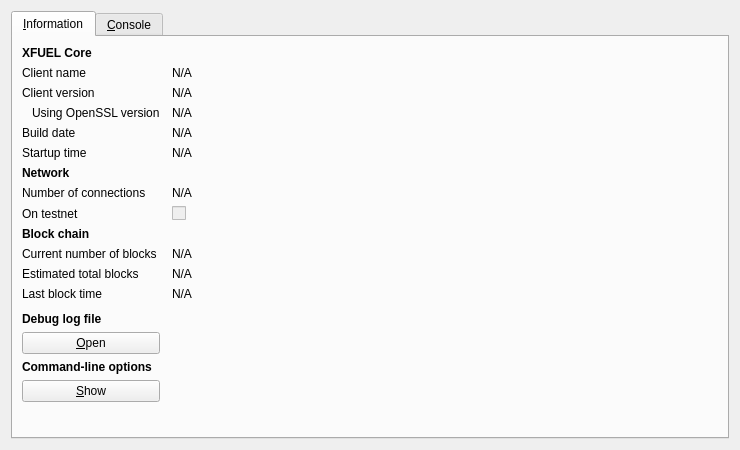
<?xml version="1.0" encoding="UTF-8"?>
<ui version="4.0">
 <class>RPCConsole</class>
 <widget class="QDialog" name="RPCConsole">
  <property name="geometry">
   <rect>
    <x>0</x>
    <y>0</y>
    <width>740</width>
    <height>450</height>
   </rect>
  </property>
  <property name="windowTitle">
   <string>XFUEL - Debug window</string>
  </property>
  <layout class="QVBoxLayout" name="verticalLayout_2">
   <item>
    <widget class="QTabWidget" name="tabWidget">
     <property name="currentIndex">
      <number>0</number>
     </property>
     <widget class="QWidget" name="tab_info">
      <attribute name="title">
       <string>&amp;Information</string>
      </attribute>
      <layout class="QGridLayout" name="gridLayout" columnstretch="0,1">
       <property name="horizontalSpacing">
        <number>12</number>
       </property>
       <item row="0" column="0">
        <widget class="QLabel" name="label_9">
         <property name="font">
          <font>
           <weight>75</weight>
           <bold>true</bold>
          </font>
         </property>
         <property name="text">
          <string>XFUEL Core</string>
         </property>
        </widget>
       </item>
       <item row="1" column="0">
        <widget class="QLabel" name="label_5">
         <property name="text">
          <string>Client name</string>
         </property>
        </widget>
       </item>
       <item row="1" column="1">
        <widget class="QLabel" name="clientName">
         <property name="cursor">
          <cursorShape>IBeamCursor</cursorShape>
         </property>
         <property name="text">
          <string>N/A</string>
         </property>
         <property name="textFormat">
          <enum>Qt::PlainText</enum>
         </property>
         <property name="textInteractionFlags">
          <set>Qt::LinksAccessibleByMouse|Qt::TextSelectableByKeyboard|Qt::TextSelectableByMouse</set>
         </property>
        </widget>
       </item>
       <item row="2" column="0">
        <widget class="QLabel" name="label_6">
         <property name="text">
          <string>Client version</string>
         </property>
        </widget>
       </item>
       <item row="2" column="1">
        <widget class="QLabel" name="clientVersion">
         <property name="cursor">
          <cursorShape>IBeamCursor</cursorShape>
         </property>
         <property name="text">
          <string>N/A</string>
         </property>
         <property name="textFormat">
          <enum>Qt::PlainText</enum>
         </property>
         <property name="textInteractionFlags">
          <set>Qt::LinksAccessibleByMouse|Qt::TextSelectableByKeyboard|Qt::TextSelectableByMouse</set>
         </property>
        </widget>
       </item>
       <item row="3" column="0">
        <widget class="QLabel" name="label_14">
         <property name="text">
          <string>Using OpenSSL version</string>
         </property>
         <property name="indent">
          <number>10</number>
         </property>
        </widget>
       </item>
       <item row="3" column="1">
        <widget class="QLabel" name="openSSLVersion">
         <property name="cursor">
          <cursorShape>IBeamCursor</cursorShape>
         </property>
         <property name="text">
          <string>N/A</string>
         </property>
         <property name="textFormat">
          <enum>Qt::PlainText</enum>
         </property>
         <property name="textInteractionFlags">
          <set>Qt::LinksAccessibleByMouse|Qt::TextSelectableByKeyboard|Qt::TextSelectableByMouse</set>
         </property>
        </widget>
       </item>
       <item row="4" column="0">
        <widget class="QLabel" name="label_12">
         <property name="text">
          <string>Build date</string>
         </property>
        </widget>
       </item>
       <item row="4" column="1">
        <widget class="QLabel" name="buildDate">
         <property name="cursor">
          <cursorShape>IBeamCursor</cursorShape>
         </property>
         <property name="text">
          <string>N/A</string>
         </property>
         <property name="textFormat">
          <enum>Qt::PlainText</enum>
         </property>
         <property name="textInteractionFlags">
          <set>Qt::LinksAccessibleByMouse|Qt::TextSelectableByKeyboard|Qt::TextSelectableByMouse</set>
         </property>
        </widget>
       </item>
       <item row="5" column="0">
        <widget class="QLabel" name="label_13">
         <property name="text">
          <string>Startup time</string>
         </property>
        </widget>
       </item>
       <item row="5" column="1">
        <widget class="QLabel" name="startupTime">
         <property name="cursor">
          <cursorShape>IBeamCursor</cursorShape>
         </property>
         <property name="text">
          <string>N/A</string>
         </property>
         <property name="textFormat">
          <enum>Qt::PlainText</enum>
         </property>
         <property name="textInteractionFlags">
          <set>Qt::LinksAccessibleByMouse|Qt::TextSelectableByKeyboard|Qt::TextSelectableByMouse</set>
         </property>
        </widget>
       </item>
       <item row="6" column="0">
        <widget class="QLabel" name="label_11">
         <property name="font">
          <font>
           <weight>75</weight>
           <bold>true</bold>
          </font>
         </property>
         <property name="text">
          <string>Network</string>
         </property>
        </widget>
       </item>
       <item row="7" column="0">
        <widget class="QLabel" name="label_7">
         <property name="text">
          <string>Number of connections</string>
         </property>
        </widget>
       </item>
       <item row="7" column="1">
        <widget class="QLabel" name="numberOfConnections">
         <property name="cursor">
          <cursorShape>IBeamCursor</cursorShape>
         </property>
         <property name="text">
          <string>N/A</string>
         </property>
         <property name="textFormat">
          <enum>Qt::PlainText</enum>
         </property>
         <property name="textInteractionFlags">
          <set>Qt::LinksAccessibleByMouse|Qt::TextSelectableByKeyboard|Qt::TextSelectableByMouse</set>
         </property>
        </widget>
       </item>
       <item row="8" column="0">
        <widget class="QLabel" name="label_8">
         <property name="text">
          <string>On testnet</string>
         </property>
        </widget>
       </item>
       <item row="8" column="1">
        <widget class="QCheckBox" name="isTestNet">
         <property name="enabled">
          <bool>false</bool>
         </property>
         <property name="text">
          <string/>
         </property>
        </widget>
       </item>
       <item row="9" column="0">
        <widget class="QLabel" name="label_10">
         <property name="font">
          <font>
           <weight>75</weight>
           <bold>true</bold>
          </font>
         </property>
         <property name="text">
          <string>Block chain</string>
         </property>
        </widget>
       </item>
       <item row="10" column="0">
        <widget class="QLabel" name="label_3">
         <property name="text">
          <string>Current number of blocks</string>
         </property>
        </widget>
       </item>
       <item row="10" column="1">
        <widget class="QLabel" name="numberOfBlocks">
         <property name="cursor">
          <cursorShape>IBeamCursor</cursorShape>
         </property>
         <property name="text">
          <string>N/A</string>
         </property>
         <property name="textFormat">
          <enum>Qt::PlainText</enum>
         </property>
         <property name="textInteractionFlags">
          <set>Qt::LinksAccessibleByMouse|Qt::TextSelectableByKeyboard|Qt::TextSelectableByMouse</set>
         </property>
        </widget>
       </item>
       <item row="11" column="0">
        <widget class="QLabel" name="label_4">
         <property name="text">
          <string>Estimated total blocks</string>
         </property>
        </widget>
       </item>
       <item row="11" column="1">
        <widget class="QLabel" name="totalBlocks">
         <property name="cursor">
          <cursorShape>IBeamCursor</cursorShape>
         </property>
         <property name="text">
          <string>N/A</string>
         </property>
         <property name="textFormat">
          <enum>Qt::PlainText</enum>
         </property>
         <property name="textInteractionFlags">
          <set>Qt::LinksAccessibleByMouse|Qt::TextSelectableByKeyboard|Qt::TextSelectableByMouse</set>
         </property>
        </widget>
       </item>
       <item row="12" column="0">
        <widget class="QLabel" name="label_2">
         <property name="text">
          <string>Last block time</string>
         </property>
        </widget>
       </item>
       <item row="12" column="1">
        <widget class="QLabel" name="lastBlockTime">
         <property name="cursor">
          <cursorShape>IBeamCursor</cursorShape>
         </property>
         <property name="text">
          <string>N/A</string>
         </property>
         <property name="textFormat">
          <enum>Qt::PlainText</enum>
         </property>
         <property name="textInteractionFlags">
          <set>Qt::LinksAccessibleByMouse|Qt::TextSelectableByKeyboard|Qt::TextSelectableByMouse</set>
         </property>
        </widget>
       </item>
       <item row="13" column="0">
        <spacer name="verticalSpacer_2">
         <property name="orientation">
          <enum>Qt::Vertical</enum>
         </property>
         <property name="sizeHint" stdset="0">
          <size>
           <width>20</width>
           <height>20</height>
          </size>
         </property>
        </spacer>
       </item>
       <item row="14" column="0">
        <widget class="QLabel" name="labelDebugLogfile">
         <property name="font">
          <font>
           <weight>75</weight>
           <bold>true</bold>
          </font>
         </property>
         <property name="text">
          <string>Debug log file</string>
         </property>
        </widget>
       </item>
       <item row="15" column="0">
        <widget class="QPushButton" name="openDebugLogfileButton">
         <property name="toolTip">
          <string>Open the XFUEL debug log file from the current data directory. This can take a few seconds for large log files.</string>
         </property>
         <property name="text">
          <string>&amp;Open</string>
         </property>
         <property name="autoDefault">
          <bool>false</bool>
         </property>
        </widget>
       </item>
       <item row="16" column="0">
        <widget class="QLabel" name="labelCLOptions">
         <property name="font">
          <font>
           <weight>75</weight>
           <bold>true</bold>
          </font>
         </property>
         <property name="text">
          <string>Command-line options</string>
         </property>
        </widget>
       </item>
       <item row="17" column="0">
        <widget class="QPushButton" name="showCLOptionsButton">
         <property name="toolTip">
          <string>Show the XFUEL help message to get a list with possible XFUEL command-line options.</string>
         </property>
         <property name="text">
          <string>&amp;Show</string>
         </property>
         <property name="autoDefault">
          <bool>false</bool>
         </property>
        </widget>
       </item>
       <item row="18" column="0">
        <spacer name="verticalSpacer">
         <property name="orientation">
          <enum>Qt::Vertical</enum>
         </property>
         <property name="sizeHint" stdset="0">
          <size>
           <width>20</width>
           <height>40</height>
          </size>
         </property>
        </spacer>
       </item>
      </layout>
     </widget>
     <widget class="QWidget" name="tab_console">
      <attribute name="title">
       <string>&amp;Console</string>
      </attribute>
      <layout class="QVBoxLayout" name="verticalLayout_3">
       <property name="spacing">
        <number>3</number>
       </property>
       <item>
        <widget class="QTextEdit" name="messagesWidget">
         <property name="minimumSize">
          <size>
           <width>0</width>
           <height>100</height>
          </size>
         </property>
         <property name="readOnly">
          <bool>true</bool>
         </property>
         <property name="tabKeyNavigation" stdset="0">
          <bool>false</bool>
         </property>
         <property name="columnCount" stdset="0">
          <number>2</number>
         </property>
        </widget>
       </item>
       <item>
        <layout class="QHBoxLayout" name="horizontalLayout">
         <property name="spacing">
          <number>3</number>
         </property>
         <item>
          <widget class="QLabel" name="label">
           <property name="text">
            <string notr="true">&gt;</string>
           </property>
          </widget>
         </item>
         <item>
          <widget class="QLineEdit" name="lineEdit"/>
         </item>
         <item>
          <widget class="QPushButton" name="clearButton">
           <property name="maximumSize">
            <size>
             <width>24</width>
             <height>24</height>
            </size>
           </property>
           <property name="toolTip">
            <string>Clear console</string>
           </property>
           <property name="text">
            <string/>
           </property>
           <property name="icon">
            <iconset resource="../xfuel.qrc">
             <normaloff>:/icons/remove</normaloff>:/icons/remove</iconset>
           </property>
           <property name="shortcut">
            <string notr="true">Ctrl+L</string>
           </property>
           <property name="autoDefault">
            <bool>false</bool>
           </property>
          </widget>
         </item>
        </layout>
       </item>
      </layout>
     </widget>
    </widget>
   </item>
  </layout>
 </widget>
 <resources>
  <include location="../xfuel.qrc"/>
 </resources>
 <connections/>
</ui>
